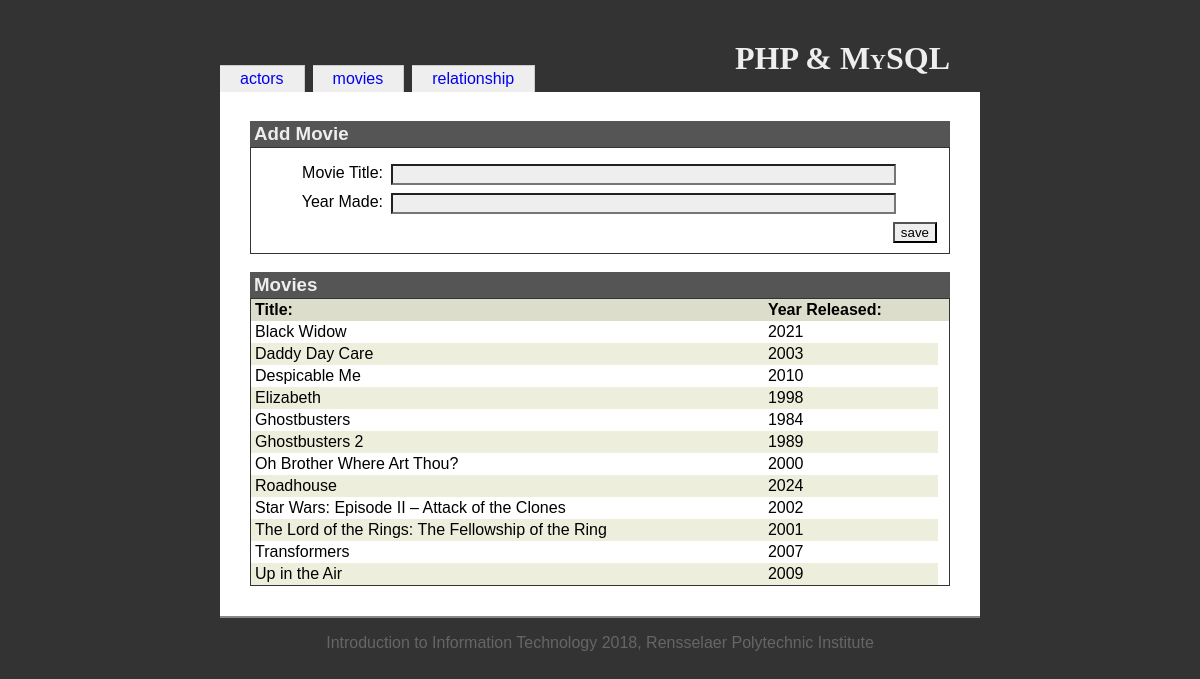
Page /inclassexample/movies.php on the committed database.
### tables this page shows
CREATE TABLE `movies` (
  `movieid` int(10) UNSIGNED NOT NULL,
  `title` varchar(100) NOT NULL,
  `year` char(4) DEFAULT NULL
);

### inclassexample/movies.php (the view, shortened to what this page needs)
<?php
  include('includes/init.inc.php');
  include('includes/functions.inc.php');
?>
<?php include('includes/head.inc.php'); ?>
<h1>PHP &amp; MySQL</h1>
<?php include('includes/menubody.inc.php'); ?>
<?php
$dbOk = false;
@$db = new mysqli('localhost', 'phpmyadmin', 'Fodphpftw2', 'iit');
if ($db->connect_error) {
   echo '<div class="messages">Could not connect to the database. Error: ';
   echo $db->connect_errno . ' - ' . $db->connect_error . '</div>';
} else {
   $dbOk = true;
}
$havePost = isset($_POST["save"]);
$errors = '';
?>
<h3>Add Movie</h3>
<form id="addForm" name="addForm" action="movies.php" method="post" onsubmit="return validateMov(this);">
   <fieldset>
      <div class="formData">
         <label class="field" for="title">Movie Title:</label>
         <div class="value"><input type="text" size="60" value="<?php if ($havePost && $errors != '') {
                                                                     echo $title;
                                                                  } ?>" name="title" id="title" /></div>
         <label class="field" for="year">Year Made:</label>
         <div class="value"><input type="text" size="60" value="<?php if ($havePost && $errors != '') {
                                                                     echo $year;
                                                                  } ?>" name="year" id="year" /></div>
         <input type="submit" value="save" id="save" name="save" />
      </div>
   </fieldset>
</form>
<h3>Movies</h3>
<table id="actorTable">
   <?php
   if ($dbOk) {
      $query = 'select * from movies order by title';
      $result = $db->query($query);
      $numRecords = $result->num_rows;
      echo '<tr><th>Title:</th><th>Year Released:</th><th></th></tr>';
      for ($i = 0; $i < $numRecords; $i++) {
         $record = $result->fetch_assoc();
         if ($i % 2 == 0) {
            echo "\n" . '<tr id="actor-' . $record['movieid'] . '"><td>';
         } else {
            echo "\n" . '<tr class="odd" id="actor-' . $record['movieid'] . '"><td>';
         }
         echo htmlspecialchars($record['title']);
         echo '</td><td>';
         echo htmlspecialchars($record['year']);
      }
   }
   ?>
</table>
<?php include('includes/foot.inc.php');
?>

### inclassexample/resources/iit.css (style rules this page uses)
body { font-family: Georgia, Arial, Helvetica, sans-serif; color: black; background-color: #333; margin: 0; padding: 0; }
h1 { position: relative; top: 20px; text-align: right; margin: 20px 30px 0 0; font-family: Palatino, Times New Roman, Times, serif; font-variant: small-caps; }
fieldset { clear: both; margin: 0; padding-top: 1em; border: 1px solid #333; }
.field { width: 120px; margin: 0 0.5em 0.5em 0; float: left; clear: left; text-align: right; }
.value { margin: 0 0 0.5em 0; }
input { background-color: #eee; color: black; }
#save { float: right; }
h3 { margin: 1em 0 0 0; background-color: #555; color: #eee; padding: 2px 4px; }
table { margin: 0; }
th { text-align: left; padding-right: 1em; }
td { padding-right: 1em; }
#actorTable { width: 100%; border-spacing: 0; border: 1px solid #333; }
#actorTable th { background-color: #ddc; padding: 2px 4px; }
#actorTable td { padding: 2px 4px; }
#actorTable tr.odd td { background-color: #eed; color: black; }

### rows in the picture
movies: title "Black Widow", year "2021"
movies: title "Daddy Day Care", year "2003"
movies: title "Despicable Me", year "2010"
movies: title "Elizabeth", year "1998"
movies: title "Ghostbusters", year "1984"
movies: title "Ghostbusters 2", year "1989"
movies: title "Oh Brother Where Art Thou?", year "2000"
movies: title "Roadhouse", year "2024"
movies: title "Star Wars: Episode II – Attack of the Clones", year "2002"
movies: title "The Lord of the Rings: The Fellowship of the Ring", year "2001"
movies: title "Transformers", year "2007"
movies: title "Up in the Air", year "2009"

### other values in the picture
$value "actors"
$value "movies"
$value "relationship"
